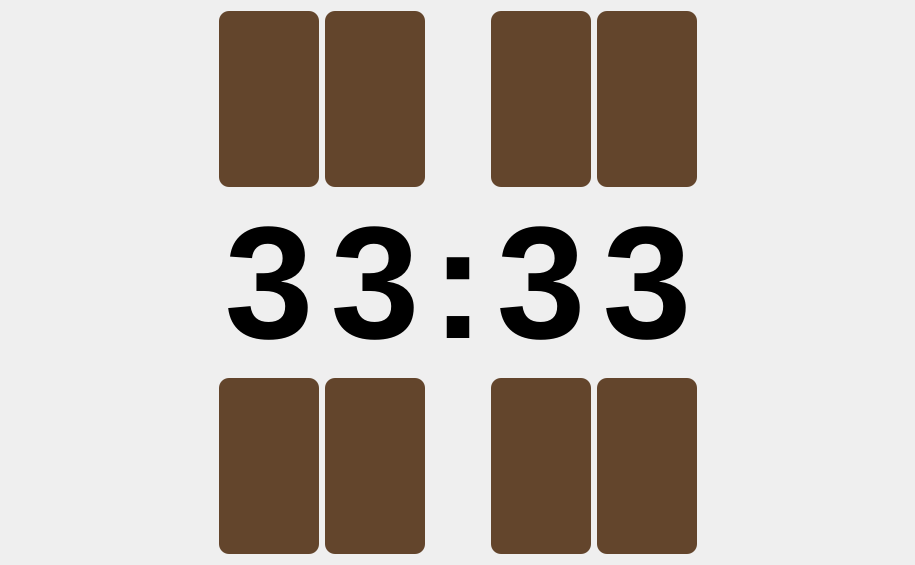
<?xml version="1.0" encoding="UTF-8"?>
<ui version="4.0">
 <class>WidgetSetTime</class>
 <widget class="QWidget" name="WidgetSetTime">
  <property name="geometry">
   <rect>
    <x>0</x>
    <y>0</y>
    <width>915</width>
    <height>565</height>
   </rect>
  </property>
  <property name="windowTitle">
   <string>Form</string>
  </property>
  <layout class="QVBoxLayout" name="verticalLayout">
   <item>
    <layout class="QGridLayout" name="gridLayout_4">
     <item row="1" column="3">
      <widget class="QLabel" name="label_6">
       <property name="font">
        <font>
         <family>Liberation Sans</family>
         <pointsize>120</pointsize>
         <bold>true</bold>
        </font>
       </property>
       <property name="text">
        <string>:</string>
       </property>
       <property name="alignment">
        <set>Qt::AlignCenter</set>
       </property>
      </widget>
     </item>
     <item row="1" column="6">
      <spacer name="horizontalSpacer_8">
       <property name="orientation">
        <enum>Qt::Horizontal</enum>
       </property>
       <property name="sizeHint" stdset="0">
        <size>
         <width>40</width>
         <height>20</height>
        </size>
       </property>
      </spacer>
     </item>
     <item row="1" column="5">
      <widget class="QLabel" name="label_hh_mM">
       <property name="font">
        <font>
         <family>Liberation Sans</family>
         <pointsize>120</pointsize>
         <bold>true</bold>
        </font>
       </property>
       <property name="text">
        <string>3</string>
       </property>
       <property name="alignment">
        <set>Qt::AlignCenter</set>
       </property>
      </widget>
     </item>
     <item row="1" column="2">
      <widget class="QLabel" name="label_hH_mm">
       <property name="font">
        <font>
         <family>Liberation Sans</family>
         <pointsize>120</pointsize>
         <bold>true</bold>
        </font>
       </property>
       <property name="text">
        <string>3</string>
       </property>
       <property name="alignment">
        <set>Qt::AlignCenter</set>
       </property>
      </widget>
     </item>
     <item row="0" column="1">
      <widget class="QPushButton" name="pushButton_Hh_mm_plus">
       <property name="sizePolicy">
        <sizepolicy hsizetype="Minimum" vsizetype="Expanding">
         <horstretch>0</horstretch>
         <verstretch>0</verstretch>
        </sizepolicy>
       </property>
       <property name="minimumSize">
        <size>
         <width>100</width>
         <height>0</height>
        </size>
       </property>
       <property name="styleSheet">
        <string notr="true">QPushButton {
    background-color: rgb(99, 69, 44);
    border-style: outset;
    border-width: 0px;
    border-radius: 10px;
    border-color: rgb(230, 225, 201);
    padding: 6px;
	image: url(:/icons/icons/plus-on.svg);
}

QPushButton:pressed {
    border-style: inset;
	border-color: rgb(172, 147,98);

	image: url(:/icons/icons/plus-off.svg);
}</string>
       </property>
       <property name="text">
        <string/>
       </property>
      </widget>
     </item>
     <item row="1" column="0">
      <spacer name="horizontalSpacer_9">
       <property name="orientation">
        <enum>Qt::Horizontal</enum>
       </property>
       <property name="sizeHint" stdset="0">
        <size>
         <width>40</width>
         <height>20</height>
        </size>
       </property>
      </spacer>
     </item>
     <item row="1" column="1">
      <widget class="QLabel" name="label_Hh_mm">
       <property name="font">
        <font>
         <family>Liberation Sans</family>
         <pointsize>120</pointsize>
         <bold>true</bold>
        </font>
       </property>
       <property name="text">
        <string>3</string>
       </property>
       <property name="alignment">
        <set>Qt::AlignCenter</set>
       </property>
      </widget>
     </item>
     <item row="1" column="4">
      <widget class="QLabel" name="label_hh_Mm">
       <property name="font">
        <font>
         <family>Liberation Sans</family>
         <pointsize>120</pointsize>
         <bold>true</bold>
        </font>
       </property>
       <property name="text">
        <string>3</string>
       </property>
       <property name="alignment">
        <set>Qt::AlignCenter</set>
       </property>
      </widget>
     </item>
     <item row="2" column="1">
      <widget class="QPushButton" name="pushButton_Hh_mm_minus">
       <property name="sizePolicy">
        <sizepolicy hsizetype="Minimum" vsizetype="Expanding">
         <horstretch>0</horstretch>
         <verstretch>0</verstretch>
        </sizepolicy>
       </property>
       <property name="minimumSize">
        <size>
         <width>100</width>
         <height>0</height>
        </size>
       </property>
       <property name="styleSheet">
        <string notr="true">QPushButton {
    background-color: rgb(99, 69, 44);
    border-style: outset;
    border-width: 0px;
    border-radius: 10px;
    border-color: rgb(230, 225, 201);
    padding: 6px;
	image: url(:/icons/icons/minus-on.svg);
}

QPushButton:pressed {
    border-style: inset;
	border-color: rgb(172, 147,98);

	image: url(:/icons/icons/minus-off.svg);
}</string>
       </property>
       <property name="text">
        <string/>
       </property>
      </widget>
     </item>
     <item row="2" column="2">
      <widget class="QPushButton" name="pushButton_hH_mm_minus">
       <property name="sizePolicy">
        <sizepolicy hsizetype="Minimum" vsizetype="Expanding">
         <horstretch>0</horstretch>
         <verstretch>0</verstretch>
        </sizepolicy>
       </property>
       <property name="minimumSize">
        <size>
         <width>100</width>
         <height>0</height>
        </size>
       </property>
       <property name="styleSheet">
        <string notr="true">QPushButton {
    background-color: rgb(99, 69, 44);
    border-style: outset;
    border-width: 0px;
    border-radius: 10px;
    border-color: rgb(230, 225, 201);
    padding: 6px;
	image: url(:/icons/icons/minus-on.svg);
}

QPushButton:pressed {
    border-style: inset;
	border-color: rgb(172, 147,98);

	image: url(:/icons/icons/minus-off.svg);
}</string>
       </property>
       <property name="text">
        <string/>
       </property>
      </widget>
     </item>
     <item row="2" column="4">
      <widget class="QPushButton" name="pushButton_hh_Mm_minus">
       <property name="sizePolicy">
        <sizepolicy hsizetype="Minimum" vsizetype="Expanding">
         <horstretch>0</horstretch>
         <verstretch>0</verstretch>
        </sizepolicy>
       </property>
       <property name="minimumSize">
        <size>
         <width>100</width>
         <height>0</height>
        </size>
       </property>
       <property name="styleSheet">
        <string notr="true">QPushButton {
    background-color: rgb(99, 69, 44);
    border-style: outset;
    border-width: 0px;
    border-radius: 10px;
    border-color: rgb(230, 225, 201);
    padding: 6px;
	image: url(:/icons/icons/minus-on.svg);
}

QPushButton:pressed {
    border-style: inset;
	border-color: rgb(172, 147,98);

	image: url(:/icons/icons/minus-off.svg);
}</string>
       </property>
       <property name="text">
        <string/>
       </property>
      </widget>
     </item>
     <item row="2" column="5">
      <widget class="QPushButton" name="pushButton_hh_mM_minus">
       <property name="sizePolicy">
        <sizepolicy hsizetype="Minimum" vsizetype="Expanding">
         <horstretch>0</horstretch>
         <verstretch>0</verstretch>
        </sizepolicy>
       </property>
       <property name="minimumSize">
        <size>
         <width>100</width>
         <height>0</height>
        </size>
       </property>
       <property name="styleSheet">
        <string notr="true">QPushButton {
    background-color: rgb(99, 69, 44);
    border-style: outset;
    border-width: 0px;
    border-radius: 10px;
    border-color: rgb(230, 225, 201);
    padding: 6px;
	image: url(:/icons/icons/minus-on.svg);
}

QPushButton:pressed {
    border-style: inset;
	border-color: rgb(172, 147,98);

	image: url(:/icons/icons/minus-off.svg);
}</string>
       </property>
       <property name="text">
        <string/>
       </property>
      </widget>
     </item>
     <item row="0" column="2">
      <widget class="QPushButton" name="pushButton_hH_mm_plus">
       <property name="sizePolicy">
        <sizepolicy hsizetype="Minimum" vsizetype="Expanding">
         <horstretch>0</horstretch>
         <verstretch>0</verstretch>
        </sizepolicy>
       </property>
       <property name="minimumSize">
        <size>
         <width>100</width>
         <height>0</height>
        </size>
       </property>
       <property name="styleSheet">
        <string notr="true">QPushButton {
    background-color: rgb(99, 69, 44);
    border-style: outset;
    border-width: 0px;
    border-radius: 10px;
    border-color: rgb(230, 225, 201);
    padding: 6px;
	image: url(:/icons/icons/plus-on.svg);
}

QPushButton:pressed {
    border-style: inset;
	border-color: rgb(172, 147,98);

	image: url(:/icons/icons/plus-off.svg);
}</string>
       </property>
       <property name="text">
        <string/>
       </property>
      </widget>
     </item>
     <item row="0" column="4">
      <widget class="QPushButton" name="pushButton_hh_Mm_plus">
       <property name="sizePolicy">
        <sizepolicy hsizetype="Minimum" vsizetype="Expanding">
         <horstretch>0</horstretch>
         <verstretch>0</verstretch>
        </sizepolicy>
       </property>
       <property name="minimumSize">
        <size>
         <width>100</width>
         <height>0</height>
        </size>
       </property>
       <property name="styleSheet">
        <string notr="true">QPushButton {
    background-color: rgb(99, 69, 44);
    border-style: outset;
    border-width: 0px;
    border-radius: 10px;
    border-color: rgb(230, 225, 201);
    padding: 6px;
	image: url(:/icons/icons/plus-on.svg);
}

QPushButton:pressed {
    border-style: inset;
	border-color: rgb(172, 147,98);

	image: url(:/icons/icons/plus-off.svg);
}</string>
       </property>
       <property name="text">
        <string/>
       </property>
      </widget>
     </item>
     <item row="0" column="5">
      <widget class="QPushButton" name="pushButton_hh_mM_plus">
       <property name="sizePolicy">
        <sizepolicy hsizetype="Minimum" vsizetype="Expanding">
         <horstretch>0</horstretch>
         <verstretch>0</verstretch>
        </sizepolicy>
       </property>
       <property name="minimumSize">
        <size>
         <width>100</width>
         <height>0</height>
        </size>
       </property>
       <property name="styleSheet">
        <string notr="true">QPushButton {
    background-color: rgb(99, 69, 44);
    border-style: outset;
    border-width: 0px;
    border-radius: 10px;
    border-color: rgb(230, 225, 201);
    padding: 6px;
	image: url(:/icons/icons/plus-on.svg);
}

QPushButton:pressed {
    border-style: inset;
	border-color: rgb(172, 147,98);

	image: url(:/icons/icons/plus-off.svg);
}</string>
       </property>
       <property name="text">
        <string/>
       </property>
      </widget>
     </item>
    </layout>
   </item>
  </layout>
 </widget>
 <resources/>
 <connections/>
</ui>
